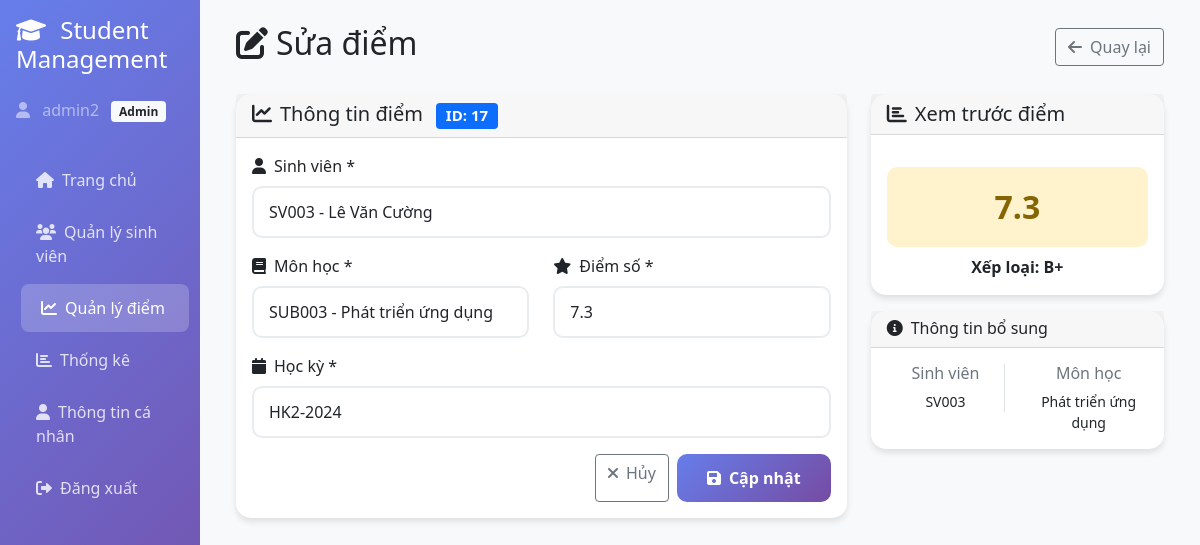
/scores/edit.php?id=17 (signed in), run on the app's committed database.
### tables this page shows
CREATE TABLE IF NOT EXISTS `scores` (
  `id` int(11) NOT NULL AUTO_INCREMENT,
  `student_id` int(11) DEFAULT NULL,
  `subject_id` int(11) DEFAULT NULL,
  `subject` varchar(100) DEFAULT NULL,
  `score` float DEFAULT NULL,
  `semester` varchar(20) DEFAULT NULL,
  PRIMARY KEY (`id`),
  KEY `idx_scores_student_id` (`student_id`),
  KEY `idx_scores_semester` (`semester`),
  KEY `idx_scores_subject_id` (`subject_id`)
);

CREATE TABLE IF NOT EXISTS `students` (
  `id` int(11) NOT NULL AUTO_INCREMENT,
  `msv` varchar(20) NOT NULL,
  `fullname` varchar(100) NOT NULL,
  `dob` date DEFAULT NULL,
  `gender` enum('male','female','other') DEFAULT NULL,
  `address` varchar(255) DEFAULT NULL,
  `phone` varchar(20) DEFAULT NULL,
  `email` varchar(100) DEFAULT NULL,
  `avatar` varchar(255) DEFAULT NULL,
  `created_at` timestamp NOT NULL DEFAULT current_timestamp(),
  PRIMARY KEY (`id`),
  UNIQUE KEY `msv` (`msv`),
  KEY `idx_students_msv` (`msv`),
  KEY `idx_students_email` (`email`)
);

### scoreController.php (called while the page is built, shortened)
<?php
require_once 'config/db.php';
class ScoreController
{
    private $conn;
    public function __construct()
    {
        $database = new Database();
        $this->conn = $database->getConnection();
    }
    public function getScoreById($id)
    {
        $query = "SELECT s.*, st.fullname, st.msv,
                         COALESCE(sub.name, s.subject) as subject_name,
                         sub.code as subject_code, sub.id as subject_id
                  FROM scores s
                  LEFT JOIN students st ON s.student_id = st.id
                  LEFT JOIN subjects sub ON s.subject_id = sub.id
                  WHERE s.id = :id";
        $stmt = $this->conn->prepare($query);
        $stmt->bindParam(':id', $id);
        $stmt->execute();
        return $stmt->fetch(PDO::FETCH_ASSOC);
    }
}

### config/db.php (called while the page is built, shortened)
<?php
class Database {
    private $host = 'localhost';
    private $db_name = 'student_management';
    private $username = 'root';
    private $password = '';
    public function getConnection() {
        $this->conn = null;
        try {
            $host = trim($this->host);
            $db_name = trim($this->db_name);
            $username = trim($this->username);
            $password = trim($this->password);
            $dsn = "mysql:host=" . $host . ";dbname=" . $db_name . ";charset=utf8mb4";
            $this->conn = new PDO($dsn, $username, $password);
            $this->conn->setAttribute(PDO::ATTR_ERRMODE, PDO::ERRMODE_EXCEPTION);
            $this->conn->setAttribute(PDO::ATTR_DEFAULT_FETCH_MODE, PDO::FETCH_ASSOC);
            $this->conn->exec("SET NAMES utf8mb4 COLLATE utf8mb4_unicode_ci");
        } catch(PDOException $exception) {
            $error_msg = "Lỗi kết nối CSDL: " . $exception->getMessage();
            if (strpos($exception->getMessage(), 'Access denied') !== false) {
                $error_msg .= "\n\n⚠️ LƯU Ý: Kiểm tra lại:\n";
                $error_msg .= "- Database name: '" . $this->db_name . "' (có thể có dấu cách thừa)\n";
                $error_msg .= "- Username: '" . $this->username . "'\n";
                $error_msg .= "- Host: '" . $this->host . "'\n";
                $error_msg .= "- Đảm bảo database đã được tạo trên hosting\n";
            }
            echo $error_msg;
        }
        return $this->conn;
    }
}
?>

### studentController.php (called while the page is built, shortened)
<?php
require_once 'config/db.php';
class StudentController
{
    private $conn;
    public function __construct()
    {
        $database = new Database();
        $this->conn = $database->getConnection();
    }
    public function getAllStudents($search = '', $limit = 50, $offset = 0)
    {
        $query = "SELECT * FROM students";
        $params = [];
        $query .= " ORDER BY id ASC LIMIT :limit OFFSET :offset";
        $stmt = $this->conn->prepare($query);
        $stmt->bindValue(':limit', $limit, PDO::PARAM_INT);
        $stmt->bindValue(':offset', $offset, PDO::PARAM_INT);
        $stmt->execute();
        return $stmt->fetchAll(PDO::FETCH_ASSOC);
    }
}

### subjectController.php (called while the page is built, shortened)
<?php
require_once 'config/db.php';
class SubjectController
{
    private $conn;
    public function __construct()
    {
        $database = new Database();
        $this->conn = $database->getConnection();
    }
    public function getAllSubjects($status = 'active')
    {
        $query = "SELECT * FROM subjects";
        $params = [];
        if ($status !== null) {
            $query .= " WHERE status = :status";
            $params[':status'] = $status;
        }
        $query .= " ORDER BY name ASC";
        $stmt = $this->conn->prepare($query);
        foreach ($params as $key => $value) {
            $stmt->bindValue($key, $value);
        }
        $stmt->execute();
        return $stmt->fetchAll(PDO::FETCH_ASSOC);
    }
}

### scores/edit.php (the view, shortened to what this page needs)
<?php
require_once '../scoreController.php';
require_once '../studentController.php';
$scoreController = new ScoreController();
$studentController = new StudentController();
require_once '../subjectController.php';
$subjectController = new SubjectController();
$scoreId = $_GET['id'] ?? 0;
$score = $scoreController->getScoreById($scoreId);
$students = $studentController->getAllStudents('', 1000, 0);
$subjects = $subjectController->getAllSubjects('active');
?>
<!DOCTYPE html>
<html lang="vi">
<head>
    <link href="https://cdn.jsdelivr.net/npm/bootstrap@5.1.3/dist/css/bootstrap.min.css" rel="stylesheet">
    <link href="https://cdnjs.cloudflare.com/ajax/libs/font-awesome/6.0.0/css/all.min.css" rel="stylesheet">
</head>
<body>
    <div class="container-fluid">
        <div class="row">
            <div class="col-md-3 col-lg-2 sidebar p-0">
                <div class="p-3">
                    <h4 class="text-white mb-4">
                        <i class="fas fa-graduation-cap me-2"></i>
                        Student Management
                    </h4>
                    <div class="text-white-50 mb-3">
                        <i class="fas fa-user me-2"></i>
                        <?php echo htmlspecialchars($_SESSION['username']); ?>
                        <span class="badge bg-light text-dark ms-2"><?php echo ucfirst($_SESSION['role']); ?></span>
                    </div>
                </div>
                <nav class="nav flex-column px-3">
                    <a class="nav-link" href="../index.php">
                        <i class="fas fa-home me-2"></i>Trang chủ
                    </a>
                    <a class="nav-link" href="../students/list.php">
                        <i class="fas fa-users me-2"></i>Quản lý sinh viên
                    </a>
                    <a class="nav-link active" href="list.php">
                        <i class="fas fa-chart-line me-2"></i>Quản lý điểm
                    </a>
                    <a class="nav-link" href="../charts/statistics.php">
                        <i class="fas fa-chart-bar me-2"></i>Thống kê
                    </a>
                    <a class="nav-link" href="../public/profile.php">
                        <i class="fas fa-user me-2"></i>Thông tin cá nhân
                    </a>
                    <a class="nav-link" href="../public/logout.php">
                        <i class="fas fa-sign-out-alt me-2"></i>Đăng xuất
                    </a>
                </nav>
            </div>
            <div class="col-md-9 col-lg-10 main-content">
                <div class="p-4">
                    <div class="d-flex justify-content-between align-items-center mb-4">
                        <h2><i class="fas fa-edit me-2"></i>Sửa điểm</h2>
                        <a href="list.php" class="btn btn-outline-secondary">
                            <i class="fas fa-arrow-left me-2"></i>Quay lại
                        </a>
                    </div>
                    <div class="row">
                        <div class="col-lg-8">
                            <div class="card">
                                <div class="card-header">
                                    <h5 class="mb-0">
                                        <i class="fas fa-chart-line me-2"></i>Thông tin điểm
                                        <span class="badge bg-primary ms-2">ID: <?php echo $score['id']; ?></span>
                                    </h5>
                                </div>
                                <div class="card-body">
                                    <form method="POST" id="scoreForm">
                                        <div class="mb-3">
                                            <label for="student_id" class="form-label">
                                                <i class="fas fa-user me-2"></i>Sinh viên *
                                            </label>
                                            <select class="form-control" id="student_id" name="student_id" required>
                                                <?php foreach ($students as $student): ?>
                                                    <option value="<?php echo $student['id']; ?>"
                                                        <?php echo ($score['student_id'] == $student['id']) ? 'selected' : ''; ?>>
                                                        <?php echo htmlspecialchars($student['msv'] . ' - ' . $student['fullname']); ?>
                                                    </option>
                                                <?php endforeach; ?>
                                            </select>
                                        </div>
                                        <div class="row">
                                            <div class="col-md-6 mb-3">
                                                <label for="subject_id" class="form-label">
                                                    <i class="fas fa-book me-2"></i>Môn học *
                                                </label>
                                                <select class="form-control" id="subject_id" name="subject_id" required>
                                                    <?php foreach ($subjects as $subject): ?>
                                                        <option value="<?php echo $subject['id']; ?>"
                                                            <?php echo (($score['subject_id'] ?? '') == $subject['id']) ? 'selected' : ''; ?>>
                                                            <?php echo htmlspecialchars(($subject['code'] ? $subject['code'] . ' - ' : '') . $subject['name']); ?>
                                                        </option>
                                                    <?php endforeach; ?>
                                                </select>
                                            </div>
                                            <div class="col-md-6 mb-3">
                                                <label for="score" class="form-label">
                                                    <i class="fas fa-star me-2"></i>Điểm số *
                                                </label>
                                                <input type="number" class="form-control" id="score" name="score"
                                                    value="<?php echo $score['score']; ?>"
                                                    min="0" max="10" step="0.1" required>
                                            </div>
                                        </div>
                                        <div class="mb-3">
                                            <label for="semester" class="form-label">
                                                <i class="fas fa-calendar me-2"></i>Học kỳ *
                                            </label>
                                            <select class="form-control" id="semester" name="semester" required>
                                                <option value="HK2-2024" <?php echo ($score['semester'] == 'HK2-2024') ? 'selected' : ''; ?>>HK2-2024</option>
                                            </select>
                                        </div>
                                        <div class="d-flex justify-content-end gap-2">
                                            <a href="list.php" class="btn btn-outline-secondary">
                                                <i class="fas fa-times me-2"></i>Hủy
                                            </a>
                                            <button type="submit" class="btn btn-primary">
                                                <i class="fas fa-save me-2"></i>Cập nhật
                                            </button>
                                        </div>
                                    </form>
                                </div>
                            </div>
                        </div>
                        <div class="col-lg-4">
                            <div class="card">
                                <div class="card-header">
                                    <h5 class="mb-0"><i class="fas fa-chart-bar me-2"></i>Xem trước điểm</h5>
                                </div>
                                <div class="card-body text-center">
                                    <div id="scorePreview" class="score-preview score-poor">
                                        <?php echo $score['score']; ?>
                                    </div>
                                    <div id="gradePreview" class="mt-2">
                                    </div>
                                </div>
                            </div>
                            <div class="card mt-3">
                                <div class="card-header">
                                    <h6 class="mb-0"><i class="fas fa-info-circle me-2"></i>Thông tin bổ sung</h6>
                                </div>
                                <div class="card-body">
                                    <div class="row text-center">
                                        <div class="col-6">
                                            <div class="border-end">
                                                <h6 class="text-muted">Sinh viên</h6>
                                                <p class="mb-0 small"><?php echo htmlspecialchars($score['msv']); ?></p>
                                            </div>
                                        </div>
                                        <div class="col-6">
                                            <h6 class="text-muted">Môn học</h6>
                                            <p class="mb-0 small"><?php echo htmlspecialchars($score['subject']); ?></p>
                                        </div>
                                    </div>
                                </div>
                            </div>
                        </div>
                    </div>
                </div>
            </div>
        </div>
    </div>
</body>
</html>

### scores/edit.php (style rules this page uses)
.sidebar { min-height: 100vh; background: linear-gradient(135deg, #667eea 0%, #764ba2 100%); }
.sidebar .nav-link { color: rgba(255, 255, 255, 0.8); padding: 12px 20px; border-radius: 8px; margin: 2px 0; transition: all 0.3s; }
.sidebar .nav-link:hover, .sidebar .nav-link.active { color: white; background: rgba(255, 255, 255, 0.2); transform: translateX(5px); }
.main-content { background-color: #f8f9fa; min-height: 100vh; }
.card { border: none; border-radius: 15px; box-shadow: 0 4px 6px rgba(0, 0, 0, 0.1); }
.form-control { border-radius: 10px; border: 2px solid #e9ecef; padding: 12px 15px; transition: all 0.3s; }
.btn-primary { background: linear-gradient(135deg, #667eea 0%, #764ba2 100%); border: none; border-radius: 10px; padding: 12px 30px; font-weight: 600; transition: transform 0.3s; }
.score-preview { font-size: 2rem; font-weight: bold; text-align: center; padding: 1rem; border-radius: 10px; margin-top: 1rem; }
.score-good { background: #fff3cd; color: #856404; }

### data on the page
scores: id "17", student_id "SV003 - Lê Văn Cường", score "7.3", semester "HK2-2024", student.msv "SV003", subject "Phát triển ứng dụng"

### other printed values
$_SESSION['username'] "admin2"
$_SESSION['role'] "Admin"
form field subject_id "SUB003 - Phát triển ứng dụng"
